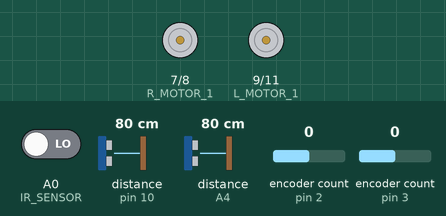
Recording of a sketch running on a simulated Arduino Uno, built with avr-gcc and run on an emulated ATmega328P. Parts: motor-driver pin pairs drawn as motors (green arrow = first pin HIGH = forward, orange = second pin HIGH = backward, longer = more drive, scaled by the enable pin). Inputs (shaded band) come from the test bench; at power-on: A0 (IR_SENSOR) LOW, distance to the obstacle (sensors on pin 10, A4) 80 cm, encoder count (sensors on pin 2, pin 3) 0. What the sketch prints to the serial monitor is not drawn.

Above: at 2.6 s.
At 5.32 s:
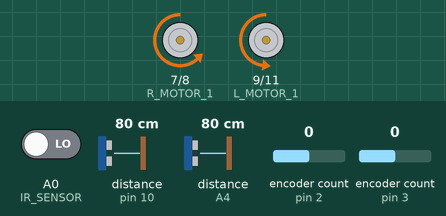
Timing chart, 0 to 7.3 s (numbered marks = the images above):
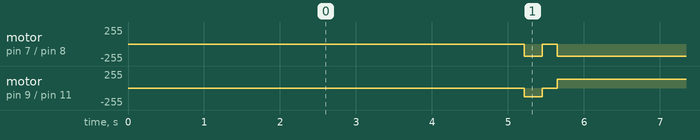

The sketch:

blackRobotRewrite.ino
```cpp
#include <Ultrasonic.h>
#include <Encoder.h>

Ultrasonic leftSensor(12, 10, 10000UL);
Ultrasonic frontSensor(A5, A4, 10000UL);

Encoder rightEncoder(3, A2);
Encoder leftEncoder(2, 4);

#define L_MOTOR_ENABLE 6
#define R_MOTOR_ENABLE 5
#define R_MOTOR_1 7
#define R_MOTOR_2 8
#define L_MOTOR_1 9
#define L_MOTOR_2 11
#define IR_SENSOR A0

//Motor speed range
#define MAX_MOTOR_SPEED 255
#define MIN_MOTOR_SPEED 130
#define wheelSpeedOffset 53


#define diameterOfWheel 129
#define radiusOfWheel diamaterOfWheel / 2;

void setup() {
  // put your setup code here, to run once:
  Serial.begin(9600);
  pinMode(L_MOTOR_1, OUTPUT);
  pinMode(L_MOTOR_2, OUTPUT);
  pinMode(R_MOTOR_1, OUTPUT);
  pinMode(R_MOTOR_2, OUTPUT);
  pinMode(L_MOTOR_ENABLE, OUTPUT);
  pinMode(R_MOTOR_ENABLE, OUTPUT);
  pinMode(IR_SENSOR, INPUT);
}

void loop() {
  // put your main code here, to run repeatedly:
  int distanceLeftFront = frontSensor.read();
  int distanceLeftLeft = leftSensor.read();
  int currentLeftSpeed = MIN_MOTOR_SPEED + wheelSpeedOffset;
  int currentRightSpeed = MIN_MOTOR_SPEED;
  int IRSensorDetect = digitalRead(IR_SENSOR);
  int ableToFollowLeftWall = wallToLeftAbleToFollow(distanceLeftLeft, currentLeftSpeed, currentRightSpeed);
  Serial.println((String)IRSensorDetect);
  if(noWallToLeft)
  {
    //We need to make a left turn
    delay(5000);
    makeALeftTurn(currentLeftSpeed, currentRightSpeed);
  }
  else if (ableToFollowLeftWall == 1) {
    //Go forth!
    goForward(currentLeftSpeed, currentRightSpeed);
  }
  else if (ableToFollowLeftWall == 2)
  {
    moveRight(currentLeftSpeed, currentRightSpeed);
  }
  else if (ableToFollowLeftWall == 3)
  {
    moveLeft(currentLeftSpeed, currentRightSpeed);
  }
  else
  {
    makeARightTurn(currentLeftSpeed, currentRightSpeed);
  }

  driveLeftMotor(currentLeftSpeed);
  driveRightMotor(currentRightSpeed);
}

void makeALeftTurn(int &currentLeftSpeed, int &currentRightSpeed)
{
  turn(90);
}

void makeARightTurn(int &currentLeftSpeed, int &currentRightSpeed)
{
  turn(-90);
}

void driveLeftMotor(int speed)
{
  if (abs(speed) < MIN_MOTOR_SPEED) {
    analogWrite(L_MOTOR_ENABLE, speed);
    digitalWrite(L_MOTOR_1, LOW);
    digitalWrite(L_MOTOR_2, LOW);
  }
  else {
    analogWrite(L_MOTOR_ENABLE, abs(speed));
    if (speed > 0) {
      digitalWrite(L_MOTOR_1, HIGH);
      digitalWrite(L_MOTOR_2, LOW);
    }
    else {
      digitalWrite(L_MOTOR_1, LOW);
      digitalWrite(L_MOTOR_2, HIGH);
    }
  }
}

void driveRightMotor(int speed)
{
  if (abs(speed) < MIN_MOTOR_SPEED) {
    analogWrite(R_MOTOR_ENABLE, speed);
    digitalWrite(R_MOTOR_1, LOW);
    digitalWrite(R_MOTOR_2, LOW);
  }
  else {
    analogWrite(R_MOTOR_ENABLE, abs(speed));
    if (speed > 0) {
      digitalWrite(R_MOTOR_1, LOW);
      digitalWrite(R_MOTOR_2, HIGH);
    }
    else {
      digitalWrite(R_MOTOR_1, HIGH);
      digitalWrite(R_MOTOR_2, LOW);
    }
  }
}

void turn(int deg)
{
  driveLeftMotor(0);
  driveRightMotor(0);
  delay(200);
  if (deg > 0) {
    driveLeftMotor(-MIN_MOTOR_SPEED - wheelSpeedOffset);
    driveRightMotor(MIN_MOTOR_SPEED);
  }
  else
  {
    driveLeftMotor(MIN_MOTOR_SPEED + wheelSpeedOffset);
    driveRightMotor(-MIN_MOTOR_SPEED);
  }

  delay((abs(deg) * 95) / 36);

  driveLeftMotor(0);
  driveRightMotor(0);
  delay(200);
}

bool noWallToLeft(int &IRSensorDetect)
{
  if (IRSensorDetect == 1)
  {
      return true;
  }

  return false;

}

int wallToLeftAbleToFollow(int &distanceLeftLeft, int &currentLeftSpeed, int &currentRightSpeed)
{
  const int minimumWallDistance = 10;
  const int maximumWallDistance = 20;

  if (distanceLeftLeft < maximumWallDistance && distanceLeftLeft > minimumWallDistance)
  {
    //We are within the acceptable range, go forth!
    return 1;
  }
  else if (distanceLeftLeft < minimumWallDistance)
  {
    //We want to go away from the wall to maintain our boundary
    return 2;
  }
  else if (distanceLeftLeft > maximumWallDistance)
  {
    //We want to go towards the wall to maintain our boundary
    return 3;
  }
}

void moveLeft(int &currentLeftSpeed, int &currentRightSpeed)
{
  currentLeftSpeed -= 10;
  currentRightSpeed += 10;
}

void moveRight(int &currentLeftSpeed, int &currentRightSpeed)
{
  currentLeftSpeed += 10;
  currentRightSpeed -= 10;
}

void goForward(int &currentLeftSpeed, int &currentRightSpeed)
{
  currentLeftSpeed = MIN_MOTOR_SPEED + wheelSpeedOffset;
  currentRightSpeed = MIN_MOTOR_SPEED;
}
```

Measured:
- by itself, motor on pin 7 (R_MOTOR_1) / pin 8 (R_MOTOR_2): repeats every 5.6 s: stopped 0.20 s, backward 183/255 5.0 s, stopped 0.20 s, backward 183/255 0.24 s
- by itself, motor on pin 9 (L_MOTOR_1) / pin 11 (L_MOTOR_2): repeats every 5.6 s: stopped 0.20 s, forward 130/255 5.0 s, stopped 0.20 s, backward 130/255 0.24 s
